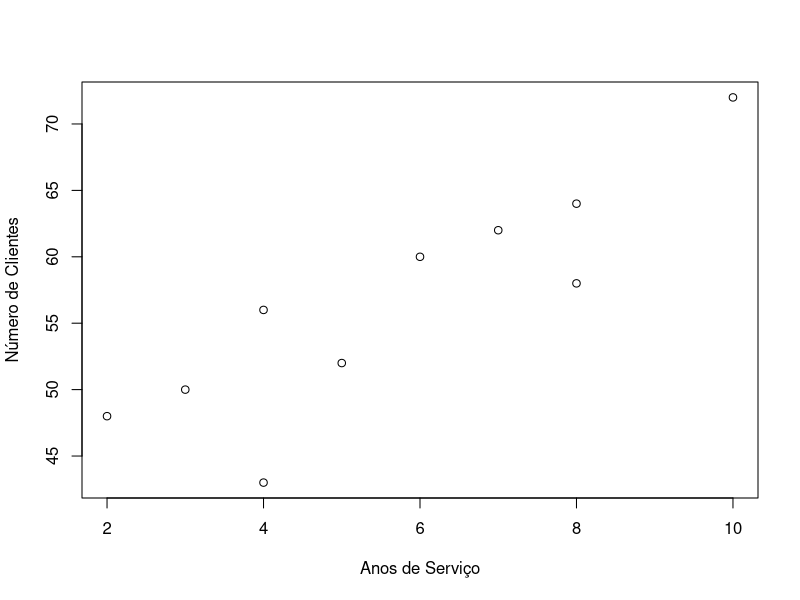
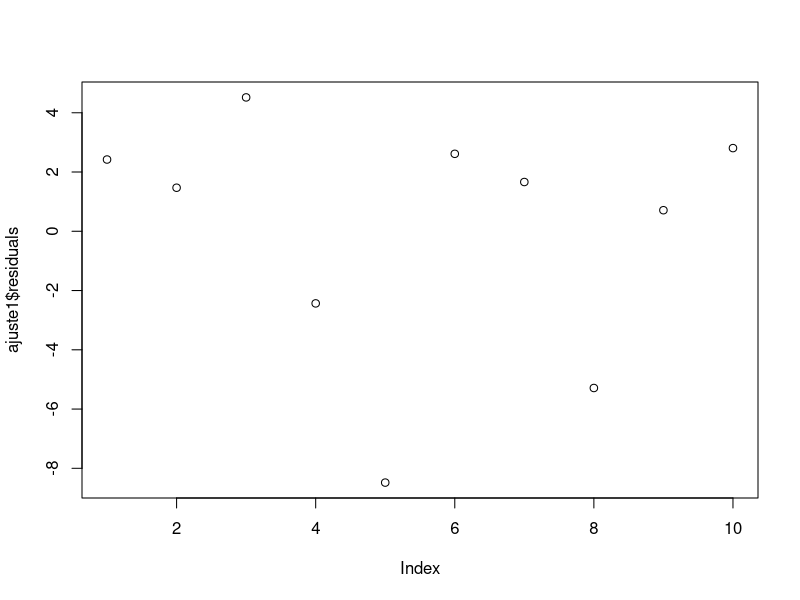
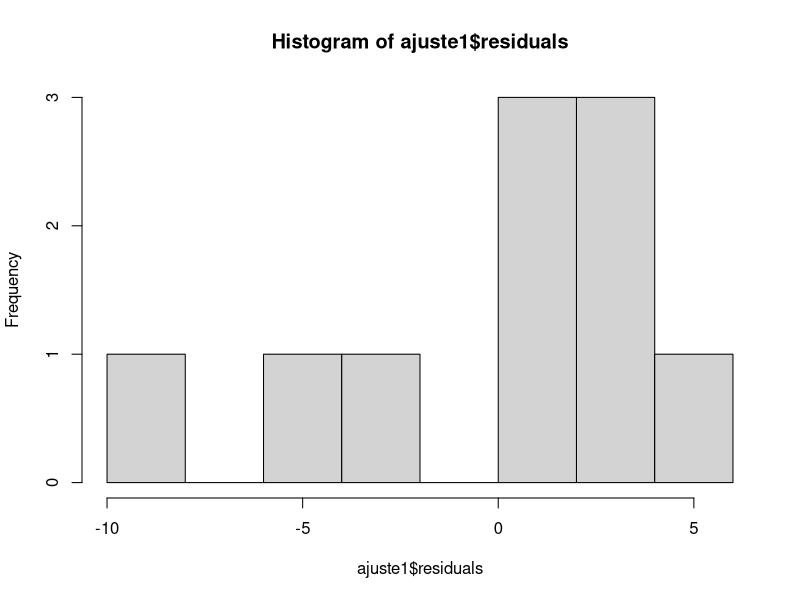
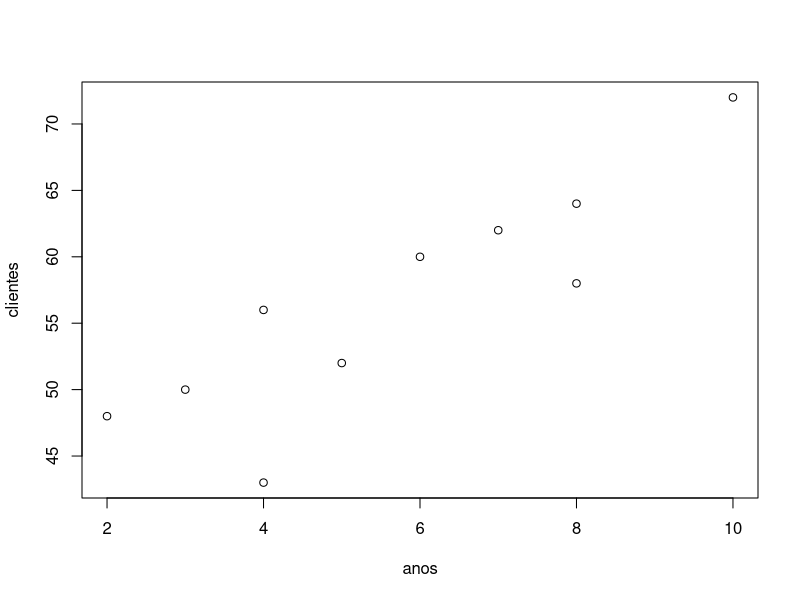

These charts were generated, in order, by the following R code: (Note: this script raises an error after producing the figures.)
# Aula 11/03 - UFSM00417

# Criando Dados

anos <- c(2,3,4,5,4,6,7,8,8,10)
clientes<-c(48,50,56,52,43,60,62,58,64,72)

# Diagrama de Dispersão

plot(anos, clientes, xlab = "Anos de Serviço", ylab = "Número de Clientes")

# Correlação

cor(anos, clientes)

# Criando e Verificando a Matriz
M <- cbind(anos, clientes, (anos*clientes))
print(M)

# Matriz de Correlação

cor(M)

# Modelo de Regressão Simples

ajuste1<- lm(clientes~anos)

summary(ajuste1)

# Função com base nos parametros estimados

clientesFuncao <- function(anos){
  Resultado = 39.6747 + 2.9518 * anos
  return (Resultado)
}


# Chamando-a com o argumento de anos = 9

clientesFuncao(9)

# Se der um ls(ajuste1) retornará diversas informações sobre o objeto

ls(ajuste1)

# Plot dos Resíduos

plot(ajuste1$residuals)

# Histograma dos Resíduos

hist(ajuste1$residuals)

# Verificando o ajuste do modelo

plot(anos, clientes) |> 
lines(anos, ajuste1$fitted.values)







# Regressão Linear Múltipla

estudo<-c(15,13,21,13,8,15,13,8,15,17)
sexo<-c(1,1,0,1,0,0,0,1,1,0)

# Diagrama de Dispersão 

plot(clientes, estudo)

# Boxplot

boxplot(clientes~sexo)

# Matriz de Correlação

matriz <- cbind(anos, clientes, estudo, sexo)

# Matriz de Correlação entre as variáveis

cor(matriz)

#Ajustando o modelo linear

ajuste2 <- lm(clientes~anos+estudo+sexo)

# Verificando-o

summary(ajuste2)
